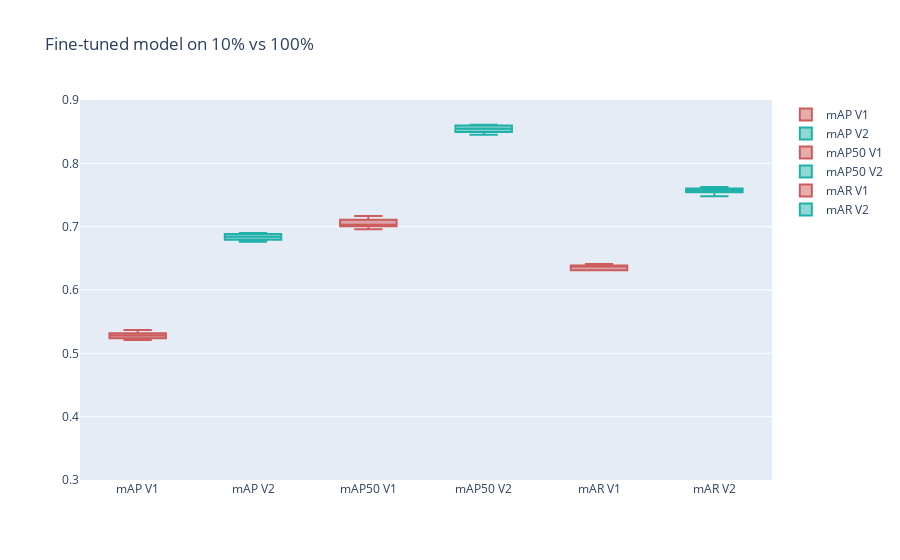

The cell this chart's notebook holds for it:
### Code cell
fig = performance_plot(f"Fine-tuned model on 10% vs 100%", mean_ap_base, mean_ap_50_base, mean_ar_base, mean_ap_new, mean_ap_50_new, mean_ar_new, y_range=[0.3, 0.9])
fig.show()

### Figure 1 — Plotly figure (JSON) as saved in the notebook; plotly's stock layout.template omitted (floating-point values rounded to 4 significant figures)
{"data": [{"marker": {"color": "indianred"}, "name": "mAP V1", "type": "box", "y": [0.528, 0.525, 0.521, 0.53, 0.537]}, {"marker": {"color": "lightseagreen"}, "name": "mAP V2", "type": "box", "y": [0.6839, 0.6762, 0.6802, 0.69, 0.6877]}, {"marker": {"color": "indianred"}, "name": "mAP50 V1", "type": "box", "y": [0.703, 0.702, 0.696, 0.709, 0.717]}, {"marker": {"color": "lightseagreen"}, "name": "mAP50 V2", "type": "box", "y": [0.8547, 0.8451, 0.8507, 0.8611, 0.8595]}, {"marker": {"color": "indianred"}, "name": "mAR V1", "type": "box", "y": [0.641, 0.631, 0.631, 0.638, 0.638]}, {"marker": {"color": "lightseagreen"}, "name": "mAR V2", "type": "box", "y": [0.7597, 0.7481, 0.7575, 0.7627, 0.7564]}], "layout": {"title": {"text": "Fine-tuned model on 10% vs 100%"}, "yaxis": {"range": [0.3, 0.9]}}}
